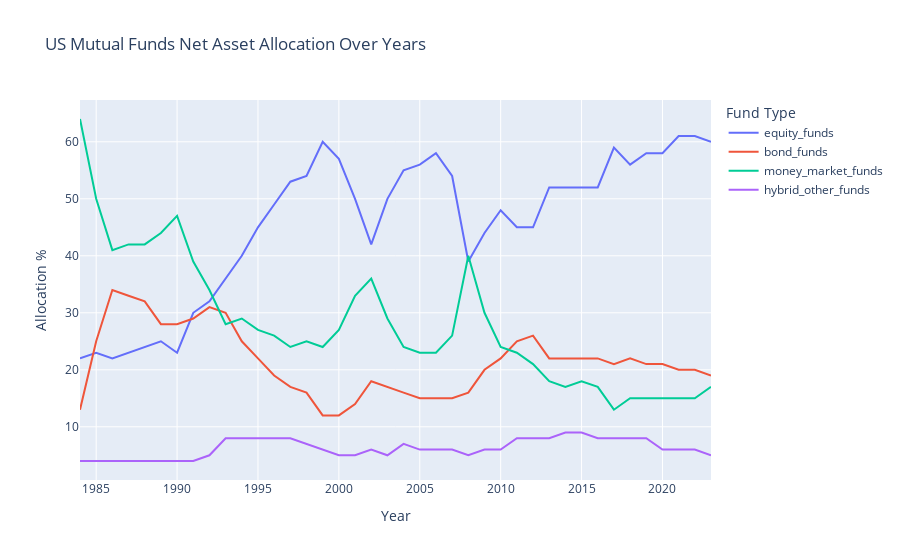

The cell this chart's notebook holds for it:
### Code cell
# Plotting the line chart
fig = px.line(
    df
    ,x='Year'
    ,y=[
        'equity_funds'
        ,'bond_funds'
        ,'money_market_funds'
        ,'hybrid_other_funds'
        # ,'fixed_income_funds'
        ]
    ,labels={
            'value': 'Allocation %'
            ,'variable': 'Fund Type'
            }
    ,title='US Mutual Funds Net Asset Allocation Over Years'
    )

fig.show()

### Figure 1 — Plotly figure (JSON) as saved in the notebook; plotly's stock layout.template omitted (floating-point values rounded to 4 significant figures)
{"data": [{"hovertemplate": "Fund Type=equity_funds<br>Year=%{x}<br>Allocation %=%{y}<extra></extra>", "legendgroup": "equity_funds", "line": {"color": "#636efa", "dash": "solid"}, "marker": {"symbol": "circle"}, "mode": "lines", "name": "equity_funds", "orientation": "v", "showlegend": true, "type": "scatter", "x": [2023, 2022, 2021, 2020, 2019, 2018, 2017, 2016, 2015, 2014, 2013, 2012, 2011, 2010, 2009, 2008, 2007, 2006, 2005, 2004, 2003, 2002, 2001, 2000, 1999, 1998, 1997, 1996, 1995, 1994, 1993, 1992, 1991, 1990, 1989, 1988, 1987, 1986, 1985, 1984], "xaxis": "x", "y": [60, 61, 61, 58, 58, 56, 59, 52, 52, 52, 52, 45, 45, 48, 44, 39, 54, 58, 56, 55, 50, 42, 50, 57, 60, 54, 53, 49, 45, 40, 36, 32, 30, 23, 25, 24, 23, 22, 23, 22], "yaxis": "y"}, {"hovertemplate": "Fund Type=bond_funds<br>Year=%{x}<br>Allocation %=%{y}<extra></extra>", "legendgroup": "bond_funds", "line": {"color": "#EF553B", "dash": "solid"}, "marker": {"symbol": "circle"}, "mode": "lines", "name": "bond_funds", "orientation": "v", "showlegend": true, "type": "scatter", "x": [2023, 2022, 2021, 2020, 2019, 2018, 2017, 2016, 2015, 2014, 2013, 2012, 2011, 2010, 2009, 2008, 2007, 2006, 2005, 2004, 2003, 2002, 2001, 2000, 1999, 1998, 1997, 1996, 1995, 1994, 1993, 1992, 1991, 1990, 1989, 1988, 1987, 1986, 1985, 1984], "xaxis": "x", "y": [19, 20, 20, 21, 21, 22, 21, 22, 22, 22, 22, 26, 25, 22, 20, 16, 15, 15, 15, 16, 17, 18, 14, 12, 12, 16, 17, 19, 22, 25, 30, 31, 29, 28, 28, 32, 33, 34, 25, 13], "yaxis": "y"}, {"hovertemplate": "Fund Type=money_market_funds<br>Year=%{x}<br>Allocation %=%{y}<extra></extra>", "legendgroup": "money_market_funds", "line": {"color": "#00cc96", "dash": "solid"}, "marker": {"symbol": "circle"}, "mode": "lines", "name": "money_market_funds", "orientation": "v", "showlegend": true, "type": "scatter", "x": [2023, 2022, 2021, 2020, 2019, 2018, 2017, 2016, 2015, 2014, 2013, 2012, 2011, 2010, 2009, 2008, 2007, 2006, 2005, 2004, 2003, 2002, 2001, 2000, 1999, 1998, 1997, 1996, 1995, 1994, 1993, 1992, 1991, 1990, 1989, 1988, 1987, 1986, 1985, 1984], "xaxis": "x", "y": [17, 15, 15, 15, 15, 15, 13, 17, 18, 17, 18, 21, 23, 24, 30, 40, 26, 23, 23, 24, 29, 36, 33, 27, 24, 25, 24, 26, 27, 29, 28, 34, 39, 47, 44, 42, 42, 41, 50, 64], "yaxis": "y"}, {"hovertemplate": "Fund Type=hybrid_other_funds<br>Year=%{x}<br>Allocation %=%{y}<extra></extra>", "legendgroup": "hybrid_other_funds", "line": {"color": "#ab63fa", "dash": "solid"}, "marker": {"symbol": "circle"}, "mode": "lines", "name": "hybrid_other_funds", "orientation": "v", "showlegend": true, "type": "scatter", "x": [2023, 2022, 2021, 2020, 2019, 2018, 2017, 2016, 2015, 2014, 2013, 2012, 2011, 2010, 2009, 2008, 2007, 2006, 2005, 2004, 2003, 2002, 2001, 2000, 1999, 1998, 1997, 1996, 1995, 1994, 1993, 1992, 1991, 1990, 1989, 1988, 1987, 1986, 1985, 1984], "xaxis": "x", "y": [5, 6, 6, 6, 8, 8, 8, 8, 9, 9, 8, 8, 8, 6, 6, 5, 6, 6, 6, 7, 5, 6, 5, 5, 6, 7, 8, 8, 8, 8, 8, 5, 4, 4, 4, 4, 4, 4, 4, 4], "yaxis": "y"}], "layout": {"legend": {"title": {"text": "Fund Type"}, "tracegroupgap": 0}, "title": {"text": "US Mutual Funds Net Asset Allocation Over Years"}, "xaxis": {"anchor": "y", "domain": [0, 1], "title": {"text": "Year"}}, "yaxis": {"anchor": "x", "domain": [0, 1], "title": {"text": "Allocation %"}}}}
